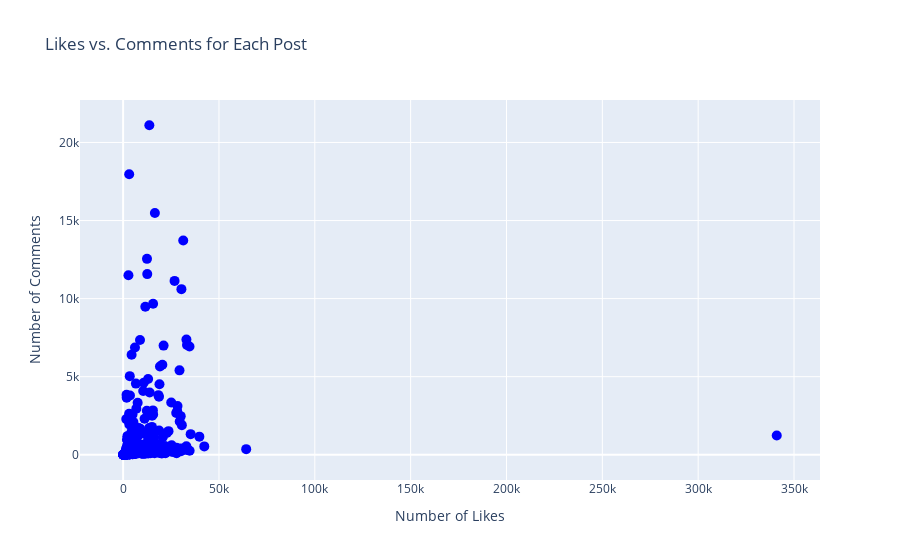

This figure's notebook cell:
### Code cell
fig = go.Figure()

fig.add_trace(go.Scatter(
    x=df['num_likes'],
    y=df['num_comments'],
    mode='markers',
    marker=dict(
        color='blue',
        size=10
    ),
    name='Likes vs. Comments'
))

fig.update_layout(
    title='Likes vs. Comments for Each Post',
    xaxis_title='Number of Likes',
    yaxis_title='Number of Comments'
)

fig.show()

### Figure 1 — Plotly figure (JSON) as saved in the notebook; plotly's stock layout.template omitted (floating-point values rounded to 4 significant figures; data arrays with more than 128 entries replaced by an {"elided": "..."} marker saying what was removed)
{"data": [{"marker": {"color": "blue", "size": 10}, "mode": "markers", "name": "Likes vs. Comments", "type": "scatter", "x": {"elided": "638 int values"}, "y": {"elided": "638 int values"}}], "layout": {"title": {"text": "Likes vs. Comments for Each Post"}, "xaxis": {"title": {"text": "Number of Likes"}}, "yaxis": {"title": {"text": "Number of Comments"}}}}
